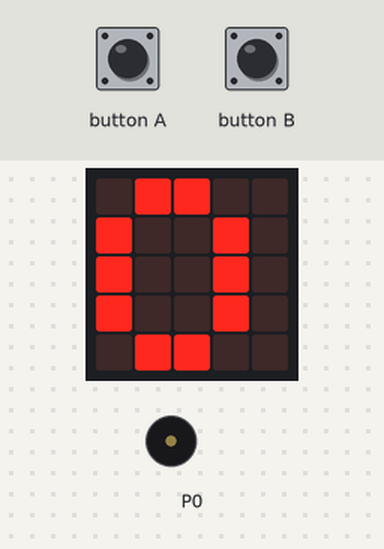
This program was run on a simulated BBC micro:bit running MicroPython. Shown: the board's 5×5 LED display, buzzer (waves = sounding). The test bench sets the inputs (shaded band).

Above: at 1.2 s.
1.3 s: button B pressed for 0.15 s
At 2.1 s:
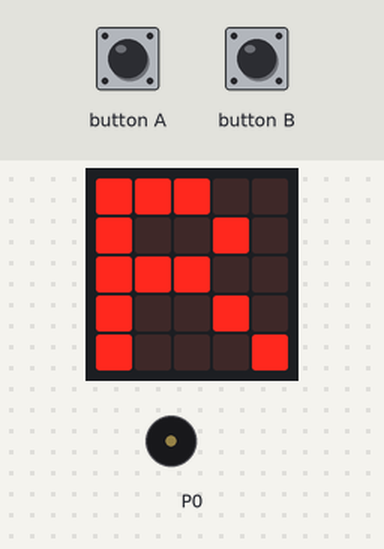
At 2.49 s:
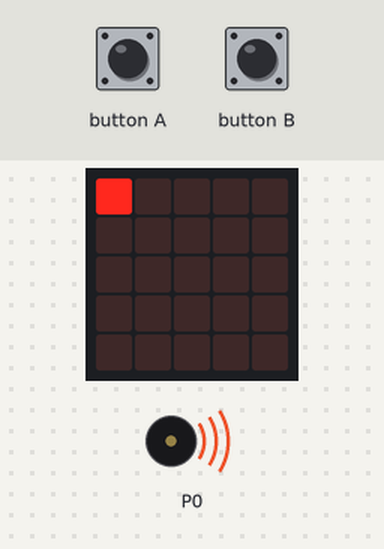
Timing chart, 0 to 21.7 s (numbered marks = the images above; inputs shaded):
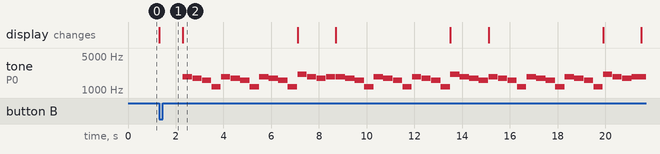

Measured:
- after the input at 1.3 s, tone on P0: plays 1865 Hz for 0.39 s, 1760 Hz for 0.39 s, 1568 Hz for 0.39 s, 1175 Hz for 0.39 s, 1865 Hz for 0.39 s, 1760 Hz for 0.39 s … (49 notes in this stretch), starting after 1.0 s; the display: changes at once (image 1)

The program:

music.py
```python
# Add your Python code here. E.g.
from microbit import *
import music

def displayLEDpos(ledPos):
    s = '0000000000000000000000000'
    s = s[:ledPos] + "9" + s[ledPos+1:]
    s = s[:5] + ":" + s[5:10] + ":" + s[10:15] + ":" + s[15:20] + ":" + s[20:]
    display.show(Image(s))

def playRequiem():
    display.show("R")
    sleep(1000)

    music.set_tempo(bpm=150)

    requiem_0 = ['A#6', 'A6', 'G6', 'D6']
    requiem_1 = ['C7', 'A#6', 'A6', 'A#6']
    requiem_2 = ['A#6', 'A6', 'G6', 'D6']
    requiem_3 = ['C7', 'A#6', 'A6', 'G6']
    requiem_4 = ['A#5', 'G5']
    requiem_5 = ['A#5', 'G5', 'A#5', 'G5:2']
    requiem_6 = ['A#5', 'G5', 'A#5', 'G5:2']
    requiem_7 = ['A#5', 'G5']
    requiem_8 = ['A#5']
    requiem_9 = ['A#5', 'A5', 'A#5', 'A5:2']
    requiem_10 = ['A#5', 'A5', 'A#5', 'A5:2']
    requiem_11 = ['A#5', 'A5']
    requiem_12 = ['A#6:2', 'A#5:2']
    requiem_13 = ['G6:2', 'G5:2']
    requiem_14 = ['A#6','A#5','G6','G5','A#6','A#5', 'G6', 'G5']
    requiem_15 = ['A#6','A#5','G6','G5','A#6','A#5', 'A6', 'A5']

    displayLEDpos(0)
    for x in range(0, 3):
        music.play(requiem_0)

    displayLEDpos(1)
    music.play(requiem_1)

    displayLEDpos(2)
    for x in range(0, 3):
        music.play(requiem_2)

    displayLEDpos(3)
    music.play(requiem_3)

    displayLEDpos(4)
    for x in range(0, 3):
        music.play(requiem_2)

    displayLEDpos(5)
    music.play(requiem_1)

    displayLEDpos(6)
    for x in range(0, 3):
        music.play(requiem_2)

    displayLEDpos(7)
    music.play(requiem_1)

    displayLEDpos(8)
    music.play(requiem_4)

    displayLEDpos(9)
    music.play(requiem_5)

    displayLEDpos(10)
    music.play(requiem_6)

    displayLEDpos(11)
    music.play(requiem_7)

    displayLEDpos(12)
    music.play('D5')

    displayLEDpos(13)
    for x in range(0, 4):
        music.play(requiem_7)

    displayLEDpos(14)
    music.play(requiem_8)

    displayLEDpos(15)
    music.play('A5:2')

    displayLEDpos(16)
    music.play(requiem_9)

    displayLEDpos(17)
    music.play(requiem_10)

    displayLEDpos(18)
    music.play(requiem_11)

    displayLEDpos(19)
    music.play(requiem_8)

    displayLEDpos(20)
    music.play('A5')

    displayLEDpos(21)
    for x in range(0, 3):
        music.play(requiem_11)

    displayLEDpos(22)
    music.play(requiem_12)

    displayLEDpos(23)
    music.play(requiem_13)

    displayLEDpos(24)
    music.play(requiem_14)

    displayLEDpos(0)
    music.play(requiem_13)

    displayLEDpos(1)
    music.play(requiem_14)

    displayLEDpos(2)
    music.play(requiem_13)

    displayLEDpos(3)
    for x in range(0, 2):
        music.play(requiem_14)

    displayLEDpos(4)
    music.play(requiem_15)

def musicSelect(num):
    if (num == 0):
        playRequiem()
    if (num == 1):
        display.show("A")
    if (num == 2):
        display.show("B")
    if (num == 3):
        display.show("C")
    if (num == 4):
        display.show("D")
    if (num == 5):
        display.show("E")


display.show(0)
while True:
    count = 0
    while True:
        if button_a.was_pressed():
            count += 1
            if(count == 10):
                count = 0
                button_a.get_presses()
            display.show(count)


        if button_b.was_pressed():
            musicSelect(button_a.get_presses())
            break
        
```
